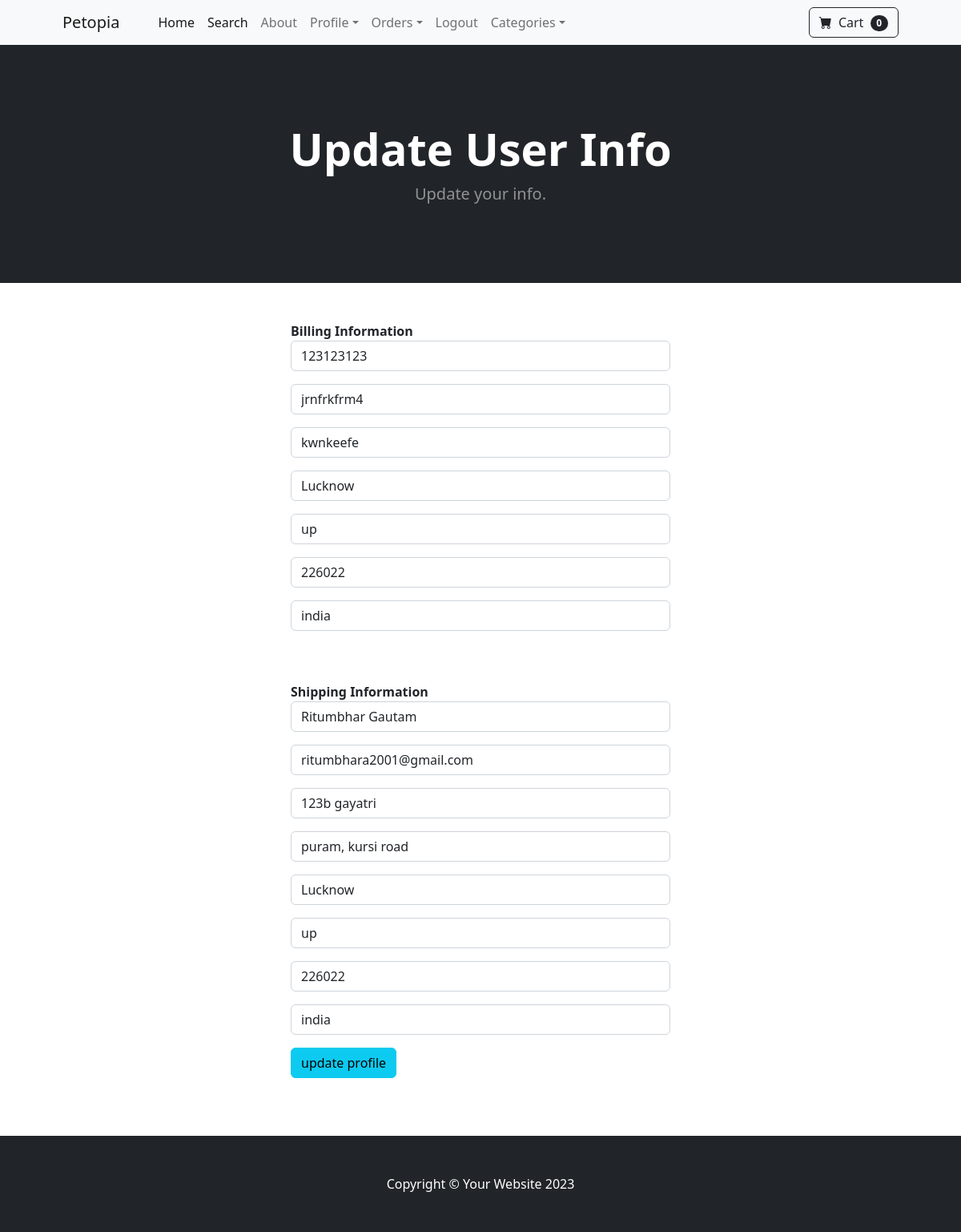
The page /update_info/ (signed in) on the database its author committed.
### store/models.py (models this page shows, shortened)
class Profile(models.Model):
    user = models.OneToOneField(User, on_delete=models.CASCADE)
    date_modified = models.DateTimeField(User, auto_now=True)
    phone = models.CharField(max_length=28, blank=True)
    address1= models.CharField(max_length=200, blank=True)
    address2 = models.CharField(max_length=200, blank=True)
    city = models.CharField(max_length=200, blank=True)
    state = models.CharField(max_length=200, blank=True)
    zipcode = models.CharField(max_length=200, blank=True)
    country = models.CharField(max_length=200, blank=True)
    old_cart = models.CharField(max_length=200, blank=True, null=True)

### payment/models.py (models this page shows, shortened)
class ShippingAddress(models.Model):
    user = models.ForeignKey(User, on_delete=models.CASCADE, null=True, blank=True)
    shipping_full_name = models.CharField(max_length=225)
    shipping_email = models.CharField(max_length=225)
    shipping_address1 = models.CharField(max_length=225)
    shipping_address2 = models.CharField(max_length=225, null=True ,blank=True)
    shipping_city = models.CharField(max_length=225)
    shipping_state = models.CharField(max_length=225, null=True ,blank=True)
    shipping_zipcode = models.CharField(max_length=225, null=True ,blank=True)
    shipping_country = models.CharField(max_length=225)
    class Meta:
        verbose_name_plural = "Shipping Address"

### store/views.py (the view)
# urls.py: path('update_info/', views.update_info, name='update_info'),
def update_info(request):
    if  request.user.is_authenticated:
        current_user = Profile.objects.get(user__id=request.user.id)
        shipping_user = ShippingAddress.objects.get(user__id=request.user.id)
        form = UserInfoForm(request.POST or None, instance=current_user)
        shipping_form = ShippingForm(request.POST or None, instance=shipping_user)
        if form.is_valid() or shipping_form.is_valid():
            form.save()
            shipping_form.save()
            messages.success(request, "Your info has been updated!!")
            return redirect('home')
        return render(request,"update_info.html", {'form':form, 'shipping_form':shipping_form })
    else:
        messages.success(request, "You must be logged in to update your account!!")
        return redirect('home')

### store/forms.py
class UserInfoForm(forms.ModelForm):
    phone = forms.CharField(label="", widget=forms.TextInput(attrs={'class':'form-control', 'placeholder':'Phone'}), required =False)
    address1 = forms.CharField(label="", widget=forms.TextInput(attrs={'class':'form-control', 'placeholder':'Address1'}), required =False)
    address2 = forms.CharField(label="", widget=forms.TextInput(attrs={'class':'form-control', 'placeholder':'Address2'}), required =False)
    city = forms.CharField(label="", widget=forms.TextInput(attrs={'class':'form-control', 'placeholder':'City'}), required =False)
    state = forms.CharField(label="", widget=forms.TextInput(attrs={'class':'form-control', 'placeholder':'State'}), required =False)
    zipcode = forms.CharField(label="", widget=forms.TextInput(attrs={'class':'form-control', 'placeholder':'Zipcode'}), required =False)
    country = forms.CharField(label="", widget=forms.TextInput (attrs={'class':'form-control', 'placeholder':'Country'}), required =False)
    class Meta:
        model = User
        fields = ('phone', 'address1', 'address2', 'city', 'state', 'zipcode', 'country')

### cart/cart.py (called while the page is built)
    def __len__(self):
        return len(self.cart)

### cart/context_processors.py (called while the page is built)
def cart(request):
    return {'cart': Cart(request)}

### store/templates/update_info.html (shortened to what this page needs)
{% extends 'base.html' %}
{% block content %}
 <header class="bg-dark py-5">
    <div class="container px-4 px-lg-5 my-5">
        <div class="text-center text-white">
            <h1 class="display-4 fw-bolder">Update User Info</h1>
            <p class="lead fw-normal text-white-50 mb-0">Update your info.</p>
        </div>
    </div>
</header>
<div class="container">
    <div class="row">
            <div class="col-md-6 offset-md-3 p-5">
  <strong>Billing Information</strong>
 <form method="POST" action="{% url 'update_info' %}">
   {{ form.as_p }}
   <br/><br/>
   <strong>Shipping Information</strong>
   {{ shipping_form.as_p }}
   <button type="submit" class="btn btn-info">update profile</button>
 </form>
 <br/>
            </div>
    </div>
</div>
{% endblock %}

### rows shown on the page
Profile: phone "123123123", address1 "jrnfrkfrm4", address2 "kwnkeefe", city "Lucknow", state "up", zipcode "226022", country "india"
ShippingAddress: shipping_full_name "Ritumbhar Gautam", shipping_email "ritumbhara2001@gmail.com", shipping_address1 "123b gayatri", shipping_address2 "puram, kursi road", shipping_city "Lucknow", shipping_state "up", shipping_zipcode "226022", shipping_country "india"

### other values the page prints
{{ cart|length }} "0"
